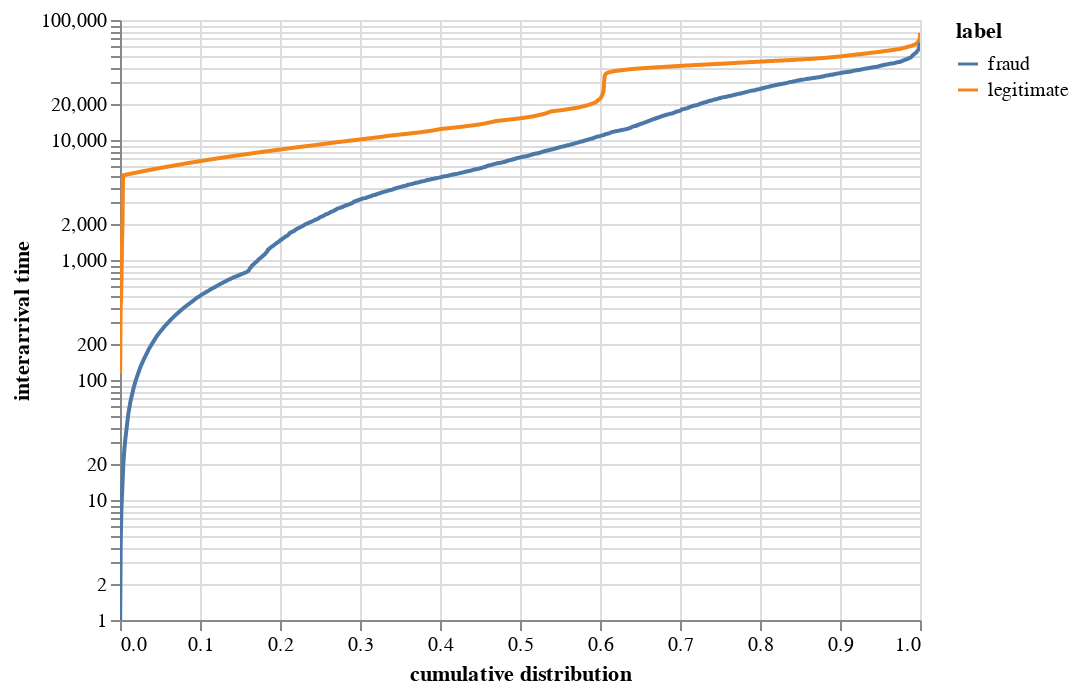

Notebook code cell kept with this figure:
### Code cell
alt.Chart(qdf.sample(5000)).mark_line().interactive().encode(
    alt.Y("interarrival", axis=alt.Axis(title='interarrival time'), scale=alt.Scale(type='log')), 
    alt.X("irank", axis=alt.Axis(title='cumulative distribution'), scale=alt.Scale(type='linear')), 
    color="label"
)

### Figure 1 — Vega-Lite specification as saved in the notebook (floating-point values rounded to 4 significant figures; data arrays with more than 128 entries replaced by an {"elided": "..."} marker saying what was removed)
{"config": {"view": {"continuousWidth": 400, "continuousHeight": 300}}, "data": {"name": "data-f0785d63954eac10d34abcd6e94cd8f6"}, "mark": "line", "encoding": {"color": {"type": "nominal", "field": "label"}, "x": {"type": "quantitative", "axis": {"title": "cumulative distribution"}, "field": "irank", "scale": {"type": "linear"}}, "y": {"type": "quantitative", "axis": {"title": "interarrival time"}, "field": "interarrival", "scale": {"type": "log"}}}, "selection": {"selector002": {"type": "interval", "bind": "scales", "encodings": ["x", "y"]}}, "$schema": "https://vega.github.io/schema/vega-lite/v4.0.0.json", "datasets": {"data-f0785d63954eac10d34abcd6e94cd8f6": {"elided": "5000 records"}}}
